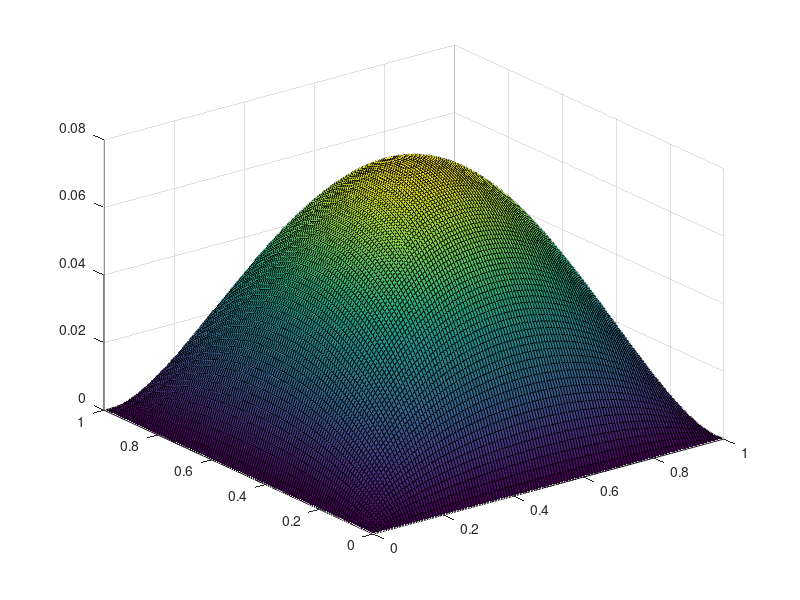

Recreate this plot in MATLAB.
% 2D Poisson Problem using GMRES
n = 2^7 - 1;
h = 2^-7;

iter_max = 12;
tol = 1.e-6;
% initial guess for u, (n*n, 1)
% u = zeros(n*n, 1) + 0.1;
[X, Y] = meshgrid(0:1/(n+1):1);
X = X(2:n+1, 2:n+1);
Y = Y(2:n+1, 2:n+1);
u = reshape(1*X.*(1-X).*Y.*(1-Y), [n*n,1]);
A = 1/h^2 * gallery('poisson', n);

for i=1:iter_max
  expu = exp(u);
  fu = A*u - expu;
  Ju = A - diag(expu);
  [du,FLAG,RELRES,ITER,RESVEC] = gmres(-Ju,fu,10,1e-6,20);
  u = u + du;
  norm_p = norm(du);
  norm_u = norm(u);
  fprintf('\t norm(p)=%0.10f; tol*(1+norm(u))=%0.10f\n', norm_p, tol*(1+norm_u))
  
  if norm_p < tol*(1+norm_u) || i == iter_max
    fprintf('%d: ', i)
    fprintf('norm(exp(u), inf)=%0.10f | norm(u,2)/sqrt(n)=%0.10f\n', ...
      norm(exp(u),Inf), norm(u,2)/sqrt(n))
    break
  end
end
u2d = reshape(u, [n,n]);
pu = padarray(u2d, [1,1], 0);
[X, Y] = meshgrid(0:1/(n+1):1);
figure;
surf(X, Y, pu)